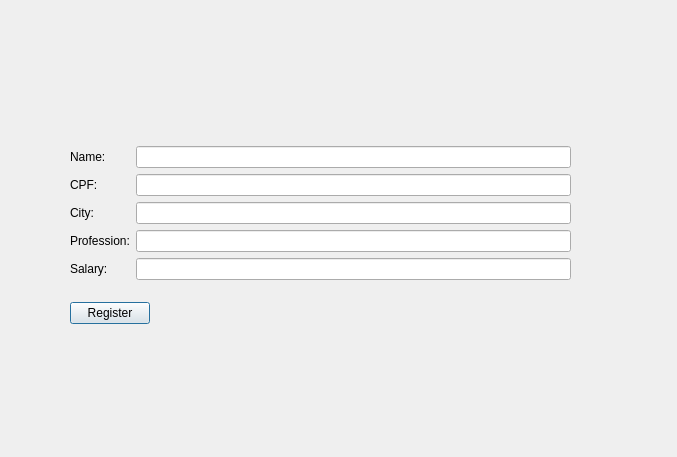
<?xml version="1.0" encoding="UTF-8"?>
<ui version="4.0">
 <class>RegisterClient</class>
 <widget class="QDialog" name="RegisterClient">
  <property name="geometry">
   <rect>
    <x>0</x>
    <y>0</y>
    <width>677</width>
    <height>457</height>
   </rect>
  </property>
  <property name="windowTitle">
   <string>Dialog</string>
  </property>
  <widget class="QWidget" name="">
   <property name="geometry">
    <rect>
     <x>70</x>
     <y>130</y>
     <width>501</width>
     <height>212</height>
    </rect>
   </property>
   <layout class="QVBoxLayout" name="verticalLayout_3">
    <item>
     <layout class="QHBoxLayout" name="horizontalLayout">
      <item>
       <layout class="QVBoxLayout" name="verticalLayout">
        <item>
         <widget class="QLabel" name="label">
          <property name="text">
           <string>Name:</string>
          </property>
         </widget>
        </item>
        <item>
         <widget class="QLabel" name="label_2">
          <property name="text">
           <string>CPF:</string>
          </property>
         </widget>
        </item>
        <item>
         <widget class="QLabel" name="label_6">
          <property name="text">
           <string>City:</string>
          </property>
         </widget>
        </item>
        <item>
         <widget class="QLabel" name="label_3">
          <property name="text">
           <string>Profession:</string>
          </property>
         </widget>
        </item>
        <item>
         <widget class="QLabel" name="label_4">
          <property name="text">
           <string>Salary:</string>
          </property>
         </widget>
        </item>
       </layout>
      </item>
      <item>
       <layout class="QVBoxLayout" name="verticalLayout_2">
        <item>
         <widget class="QLineEdit" name="nameinput"/>
        </item>
        <item>
         <widget class="QLineEdit" name="cpfinput"/>
        </item>
        <item>
         <widget class="QLineEdit" name="salaryinput"/>
        </item>
        <item>
         <widget class="QLineEdit" name="cityinput"/>
        </item>
        <item>
         <widget class="QLineEdit" name="professioninput"/>
        </item>
       </layout>
      </item>
     </layout>
    </item>
    <item>
     <layout class="QHBoxLayout" name="horizontalLayout_2">
      <item>
       <widget class="QPushButton" name="pushButton">
        <property name="text">
         <string>Register</string>
        </property>
       </widget>
      </item>
      <item>
       <spacer name="horizontalSpacer">
        <property name="orientation">
         <enum>Qt::Horizontal</enum>
        </property>
        <property name="sizeHint" stdset="0">
         <size>
          <width>40</width>
          <height>20</height>
         </size>
        </property>
       </spacer>
      </item>
     </layout>
    </item>
   </layout>
  </widget>
 </widget>
 <resources/>
 <connections/>
</ui>
